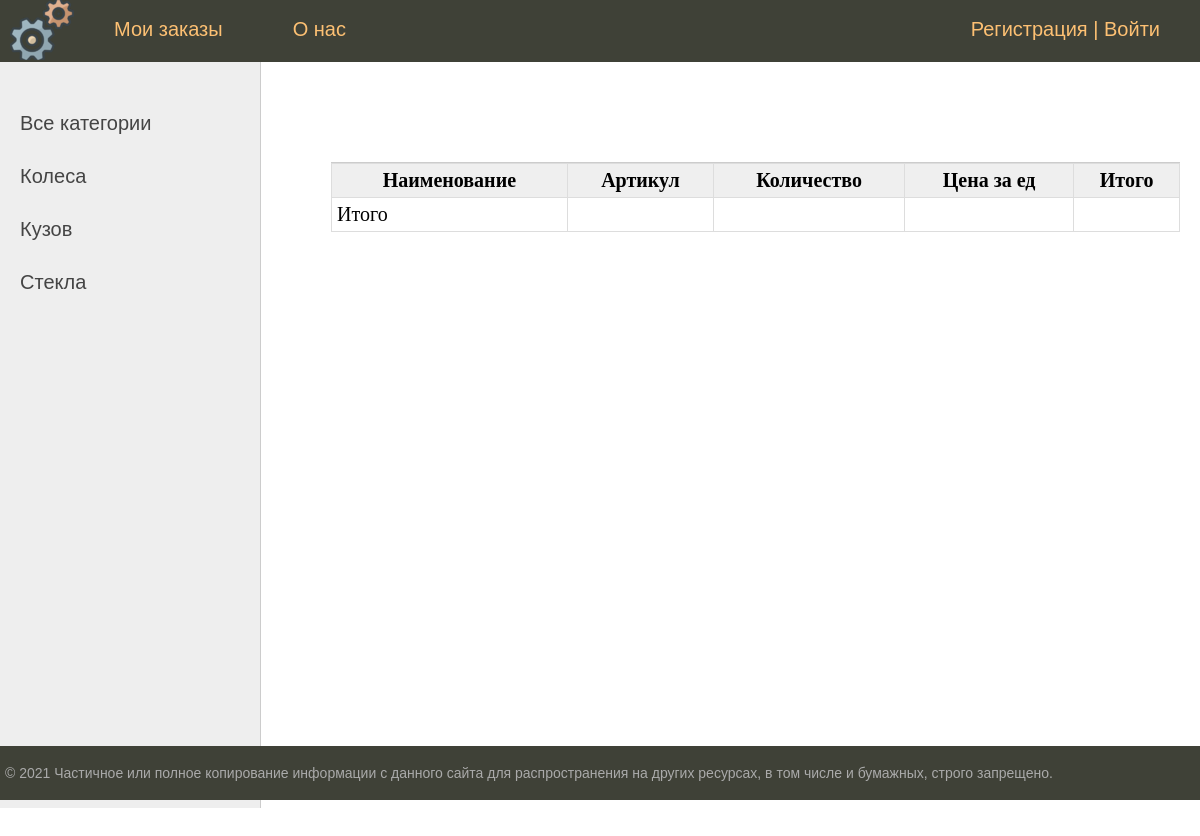
Page /orders/570 on the earlier database version.
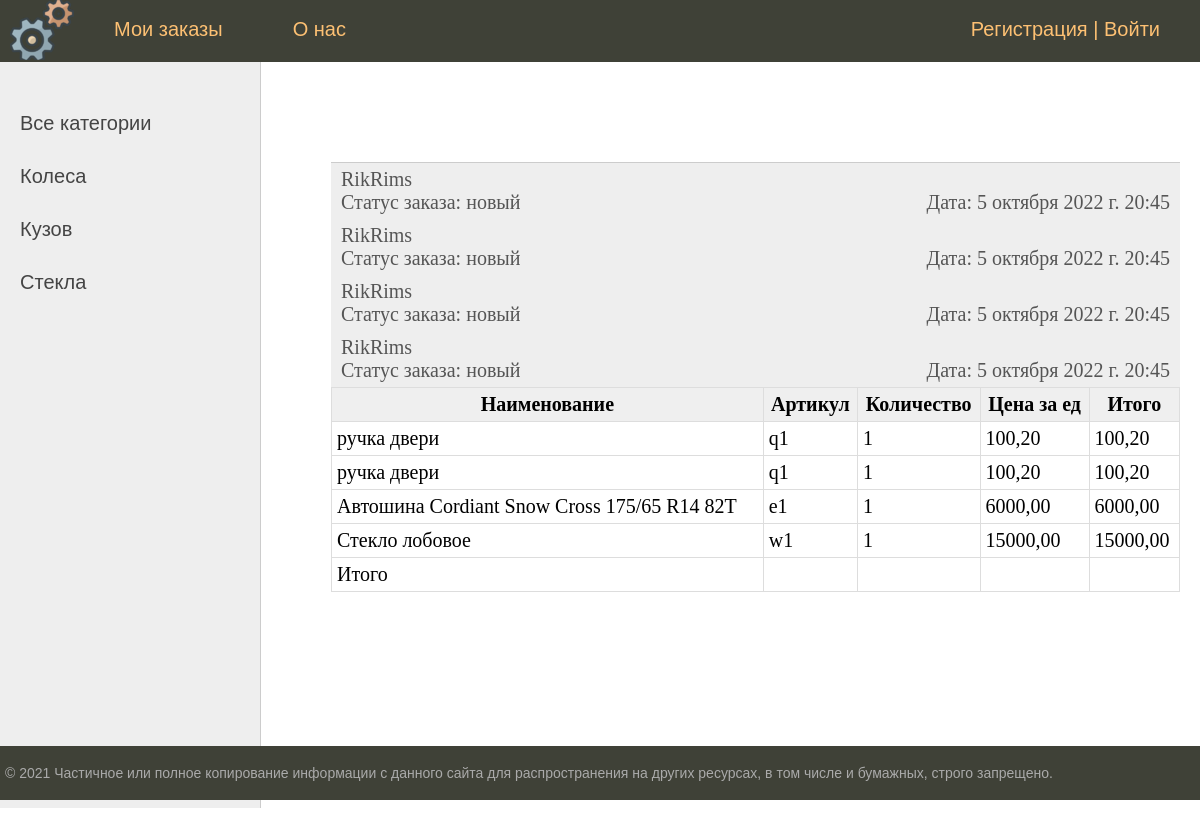
Same page on the later database version.
### base/models.py (models this page shows, shortened)
class Category(models.Model):
    name = models.CharField("Наименование", max_length=150, db_index=True)
    slug = models.SlugField(max_length=255, unique=True, db_index=True, verbose_name="URL", null=True)
    class Meta:
        verbose_name = "Категории"
        verbose_name_plural = "Категории"
    def get_absolute_url(self):
        return reverse('select', kwargs={'cat_slag': self.slug})

class Order_Item(models.Model):
    product = models.ForeignKey(Product, on_delete=models.PROTECT, verbose_name="Товар")
    amount = models.IntegerField("Количество")
    order = models.ForeignKey(Order, on_delete=models.CASCADE, verbose_name="Заказ")
    class Meta:
        verbose_name = "Товары в заказах"
        verbose_name_plural = "Товары в заказах"
        ordering = ['order', 'id']

class Order(models.Model):
    NEW = 'новый'
    PAID = 'оплачено'
    VARIANTS_STATUS = [
        (NEW, 'новый'),
        (PAID, 'оплачено')
    ]
    client = models.ForeignKey(User, on_delete=models.PROTECT)
    date_order = models.DateTimeField(auto_now_add=True)
    status = models.CharField("Статус заказа", max_length=10, choices=VARIANTS_STATUS, default=NEW)
    class Meta:
        verbose_name = "Заказы"
        verbose_name_plural = "Заказы"
        ordering = ['date_order', 'id']

class Product(models.Model):
    article = models.SlugField("Артикул", unique=True)
    name = models.CharField("Наименование", max_length=150)
    slug = models.SlugField(max_length=255, unique=True, db_index=True, verbose_name="URL", null=True)
    price = models.DecimalField("Цена", max_digits=10, decimal_places=2)
    description = models.TextField("Описание")
    amount = models.IntegerField("Количество")
    manufacturer = models.ForeignKey(Manufacturer, on_delete=models.PROTECT, verbose_name="Производитель")
    contractor = models.ForeignKey(Contractor, on_delete=models.PROTECT, verbose_name="Поставщик")
    brand = models.ForeignKey(Brand, on_delete=models.PROTECT, verbose_name="Марка")
    model = models.ForeignKey(Model, on_delete=models.PROTECT, verbose_name="Модель")
    foto = models.ImageField(upload_to="photos/", blank=True, verbose_name="Фото")
    category = models.ForeignKey(Category, on_delete=models.PROTECT, verbose_name="Категория")
    def __str__(self):
        return self.name
    class Meta:
        verbose_name = "Товары"
        verbose_name_plural = "Товары"
        ordering = ['article', 'name', 'amount', 'manufacturer', 'contractor', 'brand', 'model', 'category']

### base/views.py (the view)
# urls.py: path('orders/<int:order_id>', detailorders, name='orders'),
def detailorders(request, order_id):
    all_sum = Order_Item.objects.filter(order=order_id).aggregate(all_sum=Sum('product__price'))
    order_items = Order_Item.objects.filter(order=order_id)
    cats = Category.objects.annotate(Count('product'))
    return render(request, 'base/detailorders.html', {'orders': ord,
                                                      'order_items': order_items,
                                                      'menu': menu,
                                                      'cats': cats,
                                                      'all_sum': all_sum})

### base/templates/base/detailorders.html
{% extends 'base/templ.html' %}
{% load mathfilters %}
{% block content %}
<form action="{% url 'home' %}" method="post">
	<table class="table" border="1" cellspacing="0">
		<ul class="list-product">
			<li>
				{% for oi in order_items %}
					<caption><div class="product-panel">
						<p class="first">{{oi.order.client}}</p><br>
						<p class="first">Статус заказа: {{oi.order.status}}</p>
						<p class="last">Дата: {{oi.order.date_order}}</p>
					</div></caption>
				{% endfor %}
				<tr>
					<th>Наименование</th>
					<th>Артикул</th>
					<th>Количество</th>
					<th>Цена за ед</th>
					<th>Итого</th>
				</tr>
				{% for oi in order_items %}
				<tr>
					<td>{{oi.product}}</td>
					<td>{{oi.product.article}}</td>
					<td>{{oi.amount}}</td>
					<td>{{oi.product.price}}</td>
					<td>{{oi.product.price|mul:oi.amount}}</td>
				</tr>
				{% endfor %}
				<tr>
					<td>Итого</td>
					<td></td>
					<td></td>
					<td></td>
					<td>{{summ}}</td>
				</tr>
			</li>
		</ul>
	</table>
</form>
{% endblock %}

### base/templates/base/templ.html (shortened to what this page needs)
{% load static %}
<!DOCTYPE html>
<html>
<head>
	<link type="text/css" href="{% static 'base/css/style.css' %}" rel="stylesheet" />
</head>
<body>
<table class="table-page" border=0 cellpadding="0" cellspacing="0">
<tr><td valign=top>
{% block mainmenu %}
		<div class="header">
			<ul id="mainmenu" class="mainmenu">
			<li class="logo"><a href="{% url 'home' %}"><div class="logo"></div></a></li>
{% for m in menu %}
	{% if not forloop.last %}
			<li><a href="{% url m.upl_name %}">{{m.title}}</a></li>
	{% else %}
			{% if request.user.is_authenticated %}
				<li class="last"> {{user.username}} | <a href="{% url 'logout' %}">Выйти</a></li>
				{% else %}
				<li class="last"><a href="{% url 'register' %}">Регистрация</a> | <a href="{% url 'login' %}">Войти</a></li>
				{% endif %}
	{% endif %}
{% endfor %}
			</ul>
		</div>
{% endblock mainmenu %}
<table class="table-content" border=0 cellpadding="0" cellspacing="0">
<tr>
	<td valign="top" class="left-chapters">
	<ul id="leftchapters">
		{% if selected == 0 %}
			<li class="selected">Все категории</li>
		{% else %}
			<li><a href="{% url 'home' %}">Все категории</a></li>
		{% endif %}
		{% for c in cats %}
			{% if c.product__count > 0 %}
				{% if c == selected %}
					<li class="selected">{{c.name}}</li>
				{% else %}
					<li><a href="{{ c.get_absolute_url }}">{{c.name}}</a></li>
				{% endif %}
			{% endif %}
		{% endfor %}
	</ul>
</td>
<td valign="top" class="content">
	<div class="content-text">
{% block content %}
{% endblock %}
	</div>
</td></tr></table>
</td></tr>
<tr><td valign=top>
	<div id="footer">
		<p>&copy; 2021 Частичное или полное копирование информации с данного сайта для распространения на других ресурсах, в том числе и бумажных, строго запрещено.</p>
	</div>
</td></tr></table>
</body>
</html>

### base/static/base/css/style.css (style rules this page uses)
html, body { font-family: 'Arial'; margin: 0; padding: 0; height: 100%; width: 100%; color: #444; }
a { color: #0059b2; text-decoration: none; }
div.product-panel { background: #eee; padding: 5px 10px 5px 10px; box-sizing border-box; overflow: hidden; color: #555; }
div.product-panel p.first { margin: 0; float: left; }
div.product-panel p.last { margin: 0; float: right; }
ul.list-product { list-style: none; margin: 0; padding: 0; }
ul.list-product li { border-bottom: 1px solid #ccc; }
.table-page { width: 100%; height: 100%; vertical-align: top; }
.table-page tr { height: 100%; }
.header { background: #3F4137; height: 62px; }
.logo { background: url('../img/logo.png') no-repeat 10px; width: 84px; height: 60px; }
ul.mainmenu { list-style: none; margin: 0; padding: 0; height: 60px; color: #fdc073; font-size: 20px; overflow: hidden; }
ul.mainmenu li { float: left; margin: 18px 40px 0 30px; }
ul.mainmenu li.logo { margin: 0; }
ul.mainmenu li.last { float: right; }
ul.mainmenu li a { color: #fdc073; text-decoration: none; }
.table-content { width: 100%; min-height: 100%; height: 100%; }
.left-chapters { margin: 0; background: #eee; border-right: 1px solid #ccc; min-height: 100%; }
.left-chapters ul { width: 230px; min-height: 100%; margin: 0; padding: 20px 10px 10px 20px; list-style: none; font-size: 20px; }
.left-chapters ul li { margin: 30px 0 0 0; color: #999; }
.left-chapters ul li a { color: #444; text-decoration: none; }
.content { padding: 40px 20px 20px 40px; width: 100%; box-sizing: border-box; }
.content-text { margin: 60px 0 0 30px; color: #000; font-size: 20px; font-family: Yandex Sans Display Light; }
#footer { box-sizing: border-box; background: #3F4137; padding: 5px; color: #aaa; font-size: 14px; font-family: Verdana, Geneva, Arial, Helvetica; text-align: left; overflow: hidden; }
.table { width: 100%; margin-bottom: 20px; border: 1px solid #dddddd; border-collapse: collapse; }
.table th { font-weight: bold; padding: 5px; background: #efefef; border: 1px solid #dddddd; }
.table td { border: 1px solid #dddddd; padding: 5px; }

Differences in the rows shown:
added Order_Item: order.client "RikRims", order.status "новый", order.date_order "5 октября 2022 г. 20:45", product "ручка двери", product.article "q1", amount "1", product.price "100,20", product.price|mul "100,20"
added Order_Item: order.client "RikRims", order.status "новый", order.date_order "5 октября 2022 г. 20:45", product "ручка двери", product.article "q1", amount "1", product.price "100,20", product.price|mul "100,20"
added Order_Item: order.client "RikRims", order.status "новый", order.date_order "5 октября 2022 г. 20:45", product "Автошина Cordiant Snow Cross 175/65 R14 82T", product.article "e1", amount "1", product.price "6000,00", product.price|mul "6000,00"
added Order_Item: order.client "RikRims", order.status "новый", order.date_order "5 октября 2022 г. 20:45", product "Стекло лобовое", product.article "w1", amount "1", product.price "15000,00", product.price|mul "15000,00"
